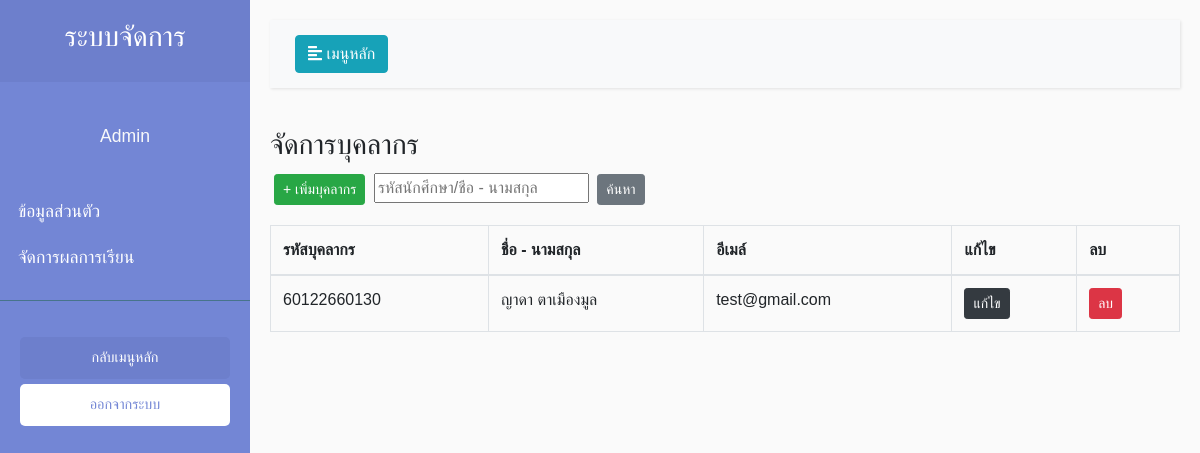
Screenshot of /view/managerPersonnel/ManagerPersonnel.php with the database file from the repository.
### tables this page shows
CREATE TABLE `teacher_tb` (
  `tc_id` int(11) NOT NULL,
  `tc_code` varchar(255) NOT NULL,
  `tc_name` varchar(255) NOT NULL,
  `tc_idCard` varchar(255) NOT NULL,
  `tc_email` varchar(255) NOT NULL,
  `tc_date` date NOT NULL
);

### view/managerPersonnel/ManagerPersonnel.php (the view, shortened to what this page needs)
<?php
include_once('../../model/connect.php');error_reporting(0);
if($_SESSION['Type_id'] == 2){
    $sql ="SELECT * FROM `teacher_tb` WHERE `tc_code` = '".$_SESSION['id']."'";
    $query = $conn->query($sql);
    $result = $query -> FETCH_ASSOC();
    $name = $result['tc_name'];
    $code = $result['tc_code'];
    $date = $result['tc_date'];
}
else{
    $name = 'Admin';
}
$sql = "SELECT * FROM teacher_tb";
$query = $conn->query($sql);
?>
<!DOCTYPE html>
<html>
<head>
    <link rel="stylesheet" href="https://stackpath.bootstrapcdn.com/bootstrap/4.1.0/css/bootstrap.min.css"
>
    <link rel="stylesheet" href="../../style/Style.css">
</head>
<body class="setfont">
    <div class="wrapper">
        <nav id="sidebar">
            <div class="sidebar-header">
                <h3 class="text-center">ระบบจัดการ</h3>
            </div>
            <p class="text-center text-light mt-3 setfont"><?php echo $name; ?> </p>
            <ul class="list-unstyled components pl-2">
            <?php if($_SESSION['Type_id'] == 1){ ?>
                <li>
                    <a href="../main/Main.php">ข้อมูลส่วนตัว</a>
                </li>
                <li>
                    <a href="../managerPersonnel/ManagerPersonnel.php">จัดการบุคลากร</a>
                </li>
                <li>
                    <a href="../managerSubject/ManagerSubject.php">จัดการรายวิชา</a>
                </li>
                <li>
                    <a href="../managerStudent/ManagerStudent.php">จัดการนักศึกษา</a>
                </li>
                <li>
                    <a href="../managerProgram/Program.php">จัดการแผนการเรียน</a>
                </li>
                <li>
                    <a href="../register/Register.php">ลงทะเบียน</a>
                </li>
            <?php } else{?>
                <li>
                    <a href="">ข้อมูลส่วนตัว</a>
                </li>
                <li>
                    <a href="../setScore/SubjectList.php">จัดการผลการเรียน</a>
                </li>
            <?php } ?>
            </ul>
            <ul class="list-unstyled CTAs">
                <li>
                    <a href="../../index.php" class="article">กลับเมนูหลัก</a>
                </li>
                <li>
                    <a href="../../control/logout/Logout.php" class="download">ออกจากระบบ</a>
                </li>
            </ul>
        </nav>
        <div id="content">
            <nav class="navbar navbar-expand-lg navbar-light bg-light">
                <div class="container-fluid">
                    <button type="button" id="sidebarCollapse" class="btn btn-info">
                        <i class="fas fa-align-left"></i>
                        <span>เมนูหลัก</span>
                    </button>
                </div>
            </nav>
            <h3>จัดการบุคลากร</h3>
<button class="btn btn-success btn-sm m-1"><a href="./AddPersonal.php"> + เพิ่มบุคลากร</a></button>
<input type="text" placeholder="รหัสนักศึกษา/ชื่อ - นามสกุล">
<button class="btn btn-secondary btn-sm m-1">ค้นหา</button>
            <table class="table table-bordered mt-3">
                <thead>
                    <tr>
                        <th scope="col">รหัสบุคลากร</th>
                        <th scope="col">ชื่อ - นามสกุล</th>
                        <th scope="col">อีเมล์</th>
                        <th scope="col">แก้ไข</th>
                        <th scope="col">ลบ</th>
                      </tr>
                    </thead>
                    <tbody>
                        <tbody>
                            <tr>
                            <?php while($result = $query->fetch_assoc()){ ?>
                              <td><?php echo $result['tc_code']; ?></td>
                              <td><?php echo $result['tc_name']; ?></td>
                              <td><?php echo $result['tc_email']; ?></td>
                              <td><a class="btn btn-dark btn-sm" href="./EditPersonal.php?tcID=<?php echo $result['tc_id']; ?>">แก้ไข</a></td>
                              <td><a class="btn btn-danger btn-sm" href="JavaScript:if(confirm('คุณแน่ใจแล้วใช่ไหม?') == true){window.location='../../control/personnal/DelPersonal.php?id=<?php echo $result["tc_id"];?>';}">ลบ</a></td>
                            </tr>
                            <?php } ?>
                          </tbody>
                  </table>
        </div>
</body>
</html>

### style/Style.css (style rules this page uses)
body { font-family: 'Kanit', sans-serif; overflow: hidden; }
.setfont { font-family: 'Kanit', sans-serif; }
body { font-family: 'Poppins', sans-serif; background: #fafafa; }
p { font-family: 'Poppins', sans-serif; font-size: 1.1em; font-weight: 300; line-height: 1.7em; color: #999; }
a, a:hover, a:focus { color: inherit; text-decoration: none; transition: all 0.3s; }
.navbar { padding: 15px 10px; background: #fff; border: none; border-radius: 0; margin-bottom: 40px; box-shadow: 1px 1px 3px rgba(0, 0, 0, 0.1); }
.wrapper { display: flex; width: 100%; align-items: stretch; }
#sidebar { min-width: 250px; max-width: 250px; background: #7386D5; color: #fff; transition: all 0.3s; }
#sidebar .sidebar-header { padding: 20px; background: #6d7fcc; }
#sidebar ul.components { padding: 20px 0; border-bottom: 1px solid #47748b; }
#sidebar ul li a { padding: 10px; font-size: 1.1em; display: block; }
ul.CTAs { padding: 20px; }
ul.CTAs a { text-align: center; font-size: 0.9em !important; display: block; border-radius: 5px; margin-bottom: 5px; }
a.download { background: #fff; color: #7386D5; }
a.article, a.article:hover { background: #6d7fcc !important; color: #fff !important; }
#content { width: 100%; padding: 20px; min-height: 100vh; transition: all 0.3s; }

### rows the page displays
teacher_tb: tc_code "60122660130", tc_name "ญาดา ตาเมืองมูล", tc_email "test@gmail.com"

### other values shown
$name "Admin"
